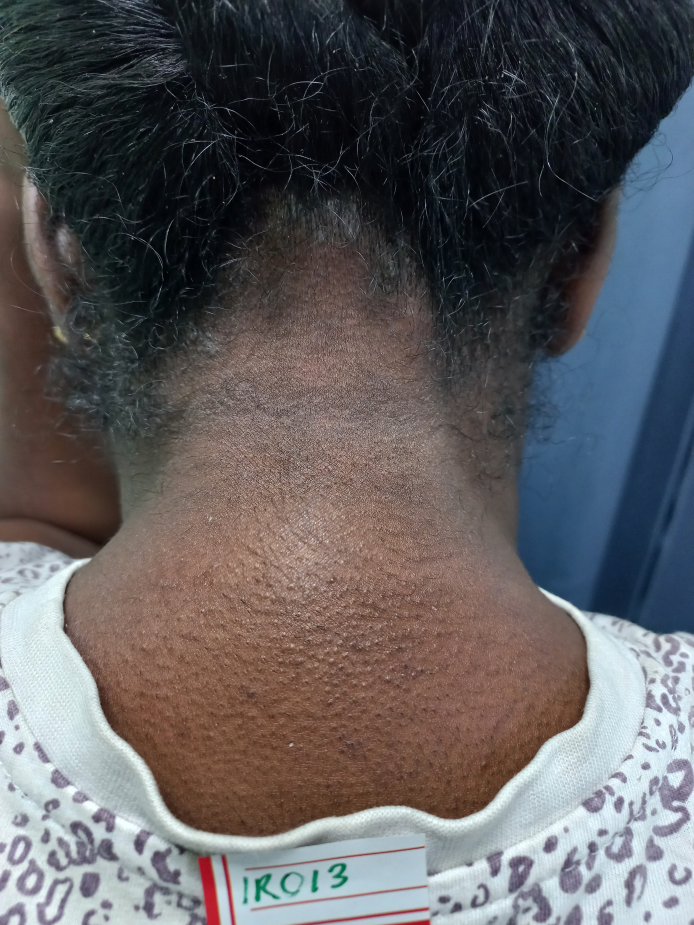
#> input picture Originals/IR013.jpg, 3468 x 4624 px (shown at 1/5 size); its folder holds only this picture in this run
$ python TestSuite.py --image Originals/IR013.jpg
#> lines starting #> are read from the running program, lines starting #| are printed output that depends on the picture
### Functions/fileFunctions.py
import os
import cv2
import argparse
import csv
import matplotlib.pyplot as plt

# [31 lines left out: functions write_to_csv, makeFolder, readFromFile, not called in this run]

def readFromFile_noResize(filepath, file):
    #The file param can come from the increment of the directory loop
    # for file in os.listdir(filepath)
    # construct the argument parse and parse the arguments
#> called with filepath = 'New_Crp_Sample\\Originals', file = 'IR005.jpg'
    ap = argparse.ArgumentParser()
    ap.add_argument("-i", "--image", help="path to the image file", default=f'{filepath}/{file}')
    args = vars(ap.parse_args())
    image = cv2.imread(args["image"])
#> image is the input picture: shape (4624, 3468, 3); mean B, G, R 93.7, 91.8, 94.2
    #This image is output as BGR
    return image

# [25 lines left out: functions writeImgTofile, filmStripPlot, not called in this run]

def showfilmStripPlot(ImgTitles, ImgArray, Text, figName='Custom Name'):
    #This will only produce a single row of images.
    #The conversion is because cv2 works in BGR
    #plt works in RGB
#> called with figName = 'IR005'
    f, filmPlot = plt.subplots(1,len(ImgTitles), figsize=(10,5), num = figName)
    plt.suptitle(f'{figName}', x=0.05, y=0.9, ha='left', va='top')
    plt.figtext(0.1, 0.05, Text, ha='left', va='bottom')
    for i in range(len(ImgTitles)):
        filmPlot[i].set_title(ImgTitles[i])
        for j in range(len(ImgTitles)):
            filmPlot[j].imshow(cv2.cvtColor(ImgArray[j], cv2.COLOR_BGR2RGB))

    plt.tight_layout()
    plt.show()
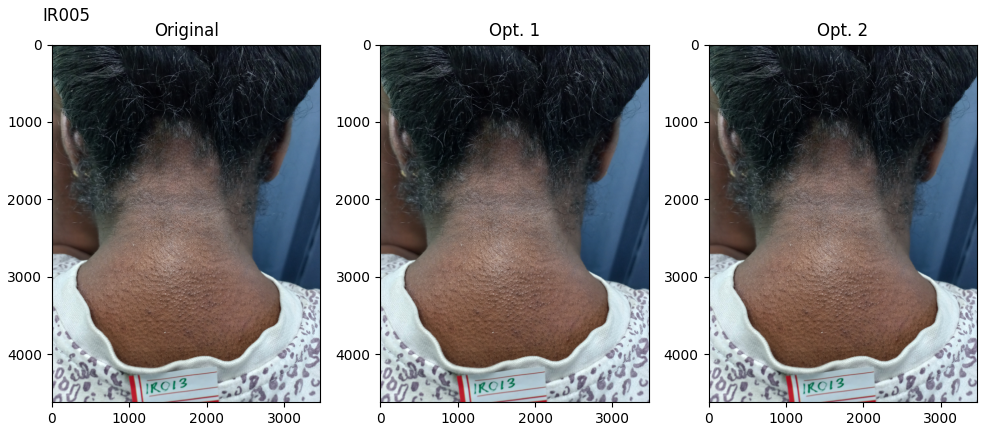
#> figure drawn by matplotlib, 3 panels
    plt.close(f)

### TestSuite.py
from Functions.ImgAnalysisFunctions import *
from Functions.fileFunctions import *


ImgArr = []

ImgArr.append(readFromFile_noResize('New_Crp_Sample\\Originals','IR005.jpg'))
ImgArr.append(readFromFile_noResize('New_Crp_Sample','IR005-Op1.jpg'))
ImgArr.append(readFromFile_noResize('New_Crp_Sample','IR005-Op2.jpg'))

ImgTitles = ['Original', 'Opt. 1','Opt. 2']

showfilmStripPlot(ImgTitles, ImgArr, None, 'IR005')
